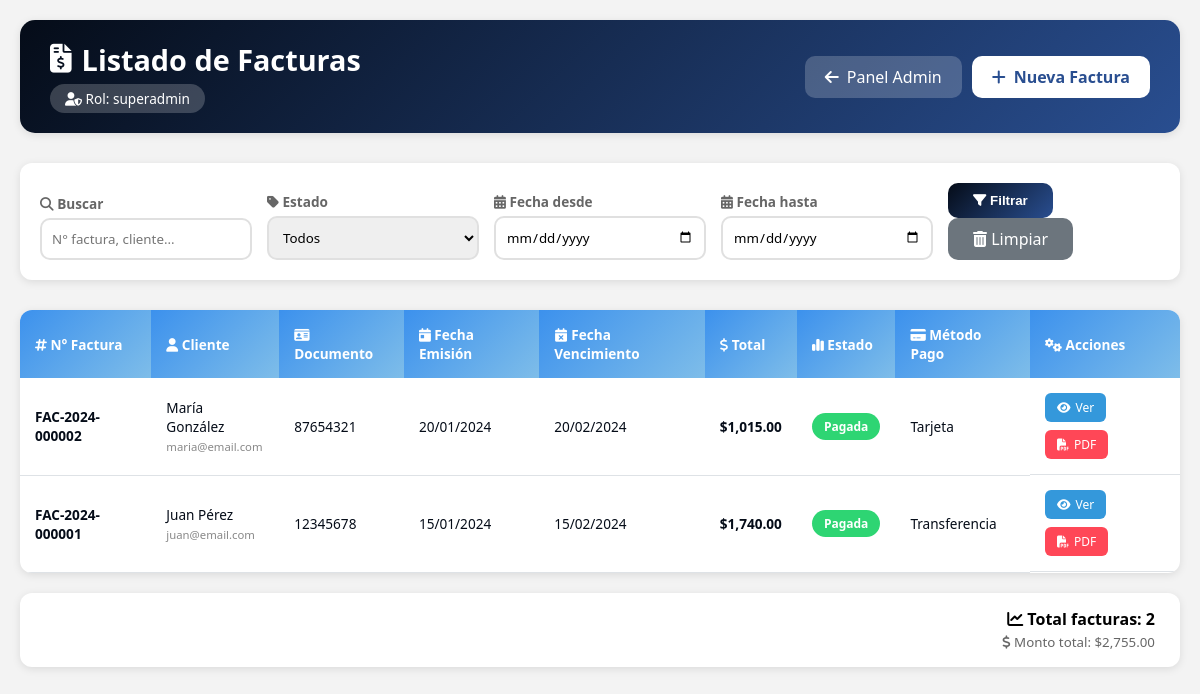
Page /facturacion/listar_facturas.php (signed in) on the earlier database version.
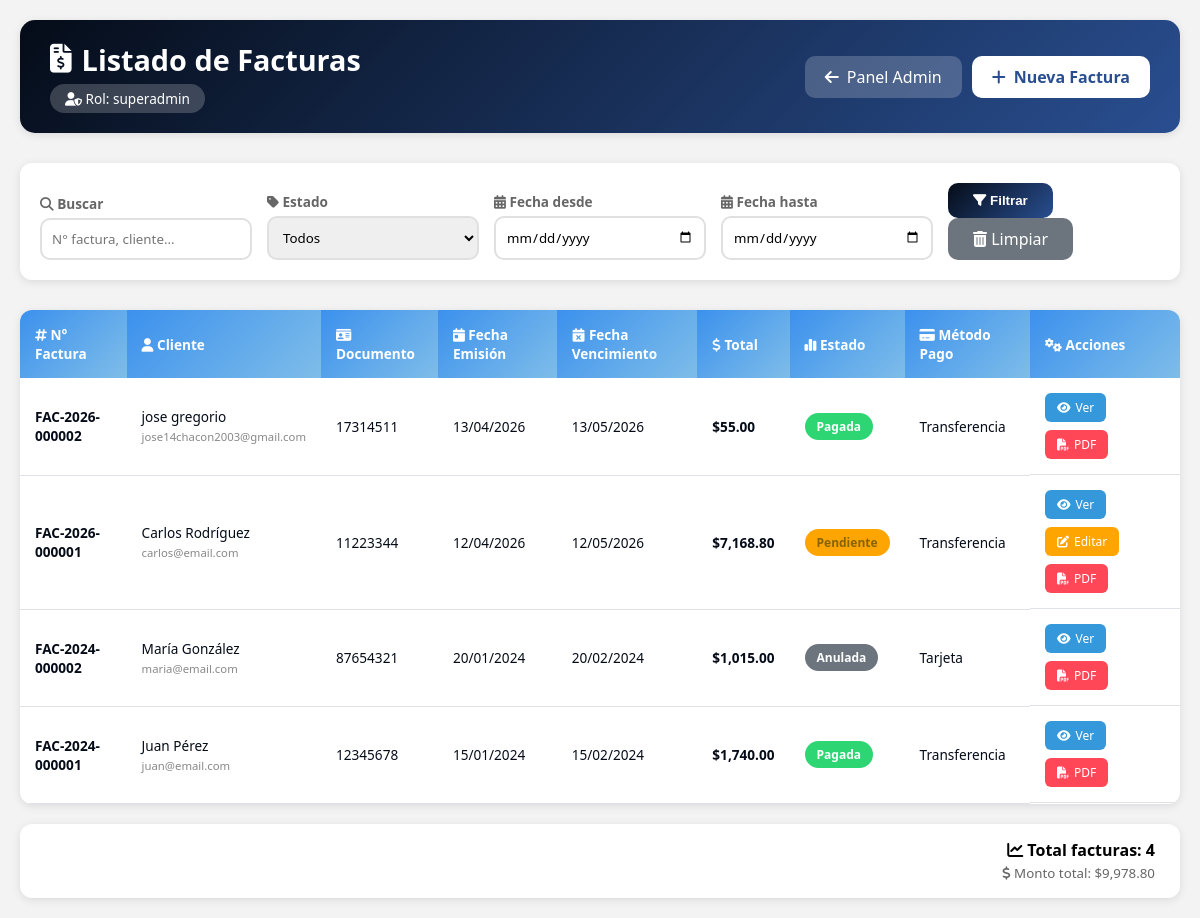
Same page on the later database version.
### tables this page shows
CREATE TABLE `facturas` (
  `id` int NOT NULL AUTO_INCREMENT,
  `numero_factura` varchar(50) NOT NULL,
  `cliente_id` int NOT NULL,
  `pedido_id` int DEFAULT NULL,
  `fecha_emision` date NOT NULL,
  `fecha_vencimiento` date NOT NULL,
  `subtotal` decimal(12,2) NOT NULL,
  `iva` decimal(12,2) NOT NULL DEFAULT '0.00',
  `total` decimal(12,2) NOT NULL,
  `metodo_pago` enum('efectivo','tarjeta','transferencia','cheque','paypal','débito') DEFAULT 'efectivo',
  `estado` enum('pendiente','pagada','anulada','vencida') DEFAULT 'pendiente',
  `usuario_id` int NOT NULL,
  `created_at` datetime DEFAULT CURRENT_TIMESTAMP,
  `updated_at` datetime DEFAULT CURRENT_TIMESTAMP ON UPDATE CURRENT_TIMESTAMP,
  PRIMARY KEY (`id`),
  UNIQUE KEY `numero_factura` (`numero_factura`),
  KEY `fk_facturas_cliente` (`cliente_id`),
  KEY `fk_facturas_usuario` (`usuario_id`),
  KEY `idx_facturas_pedido` (`pedido_id`),
  KEY `idx_facturas_pedido_fecha` (`pedido_id`,`fecha_emision`),
  CONSTRAINT `fk_facturas_cliente` FOREIGN KEY (`cliente_id`) REFERENCES `clientes` (`id`),
  CONSTRAINT `fk_facturas_pedido` FOREIGN KEY (`pedido_id`) REFERENCES `pedidos` (`id`) ON DELETE SET NULL,
  CONSTRAINT `fk_facturas_usuario` FOREIGN KEY (`usuario_id`) REFERENCES `users` (`id`)
);

CREATE TABLE `clientes` (
  `id` int NOT NULL AUTO_INCREMENT,
  `tipo_documento` enum('cedula','ruc','pasaporte','dni') DEFAULT 'cedula',
  `documento` varchar(20) NOT NULL,
  `nombre` varchar(100) NOT NULL,
  `email` varchar(100) NOT NULL,
  `telefono` varchar(20) DEFAULT NULL,
  `direccion` text,
  `ciudad` varchar(50) DEFAULT NULL,
  `estado` enum('activo','inactivo','moroso') DEFAULT 'activo',
  `fecha_registro` datetime DEFAULT CURRENT_TIMESTAMP,
  PRIMARY KEY (`id`),
  UNIQUE KEY `documento` (`documento`)
);

### facturacion/listar_facturas.php (the view, shortened to what this page needs)
<?php
$pdo = conectarDB();
$user_id = $_SESSION['user_id'] ?? 0;
$rol = '';
try {
    $query_admin = "SELECT rol FROM admin_users WHERE id = :user_id AND activo = 1";
    $stmt_admin = $pdo->prepare($query_admin);
    $stmt_admin->execute([':user_id' => $user_id]);
    $admin = $stmt_admin->fetch(PDO::FETCH_ASSOC);
    if ($admin) {
        $rol = $admin['rol'];
    }
} catch (PDOException $e) {
    error_log("Error al obtener rol: " . $e->getMessage());
}
    ?>
<!DOCTYPE html>
<html lang="es">
<head>
    <link rel="stylesheet" href="https://cdnjs.cloudflare.com/ajax/libs/font-awesome/6.4.0/css/all.min.css">
</head>
<body>
    <div class="container">
        <div class="header">
            <div>
                <h1><i class="fas fa-file-invoice-dollar"></i> Listado de Facturas</h1>
                <div class="user-role"><i class="fas fa-user-shield"></i> Rol: <?php echo htmlspecialchars($rol); ?></div>
            </div>
            <div style="display: flex; gap: 10px;">
                <a href="/proyecto/panel admin/panel_admin.php" class="btn-volver"><i class="fas fa-arrow-left"></i> Panel Admin</a>
                <?php if (in_array($rol, ['superadmin', 'admin', 'facturador'])): ?>
                    <a href="/proyecto/facturacion/nueva_factura.php" class="btn-nueva"><i class="fas fa-plus"></i> Nueva Factura</a>
                <?php endif; ?>
            </div>
        </div>
        <?php
        try {
            $search = isset($_GET['search']) ? trim($_GET['search']) : '';
            $fecha_desde = isset($_GET['fecha_desde']) ? $_GET['fecha_desde'] : '';
            $fecha_hasta = isset($_GET['fecha_hasta']) ? $_GET['fecha_hasta'] : '';
            $query = "SELECT
                        f.*,
                        c.nombre as cliente_nombre,
                        c.email as cliente_email,
                        c.documento as cliente_documento,
                        c.telefono as cliente_telefono
                      FROM facturas f
                      LEFT JOIN clientes c ON f.cliente_id = c.id
                      WHERE 1=1";
            $params = [];
            $query .= " ORDER BY f.id DESC";
            $stmt = $pdo->prepare($query);
            $stmt->execute($params);
            $facturas = $stmt->fetchAll(PDO::FETCH_ASSOC);
        } catch (PDOException $e) {
            $facturas = [];
            echo '<div class="alert alert-error" style="background: #f8d7da; color: #721c24; padding: 15px; border-radius: 10px; margin-bottom: 20px;">Error al cargar facturas: ' . htmlspecialchars($e->getMessage()) . '</div>';
        }
        function formatearFecha($fecha, $formato = 'd/m/Y') {
            try {
                $dateTime = new DateTime($fecha);
                return $dateTime->format($formato);
            } catch (Exception $e) {
                return 'Fecha inválida';
            }
        }
        $estados_factura = [
            'pendiente' => 'Pendiente',
            'pagada' => 'Pagada',
            'vencida' => 'Vencida',
            'anulada' => 'Anulada'
        ];
        $metodos_pago = [
            'efectivo' => 'Efectivo',
            'tarjeta_credito' => 'Tarjeta de Crédito',
            'tarjeta_debito' => 'Tarjeta de Débito',
            'transferencia' => 'Transferencia',
            'paypal' => 'PayPal',
            'mercadopago' => 'Mercado Pago'
        ];
        ?>
        <div class="filtros">
            <form method="GET" class="filtros-form">
                <div class="filtro-group">
                    <label><i class="fas fa-search"></i> Buscar</label>
                    <input type="text" name="search" placeholder="N° factura, cliente..." value="<?php echo htmlspecialchars($search ?? ''); ?>">
                </div>
                <div class="filtro-group">
                    <label><i class="fas fa-tag"></i> Estado</label>
                    <select name="estado">
                        <option value="">Todos</option>
                    </select>
                </div>
                <div class="filtro-group">
                    <label><i class="fas fa-calendar-alt"></i> Fecha desde</label>
                    <input type="date" name="fecha_desde" value="<?php echo htmlspecialchars($fecha_desde ?? ''); ?>">
                </div>
                <div class="filtro-group">
                    <label><i class="fas fa-calendar-alt"></i> Fecha hasta</label>
                    <input type="date" name="fecha_hasta" value="<?php echo htmlspecialchars($fecha_hasta ?? ''); ?>">
                </div>
                <div class="filtro-group">
                    <button type="submit" class="btn-filtrar"><i class="fas fa-filter"></i> Filtrar</button>
                    <a href="listar_facturas.php" class="btn-limpiar"><i class="fas fa-trash-alt"></i> Limpiar</a>
                </div>
            </form>
        </div>
        <div class="table-container">
            <table class="data-table">
                <thead>
                    <tr>
                        <th><i class="fas fa-hashtag"></i> N° Factura</th>
                        <th><i class="fas fa-user"></i> Cliente</th>
                        <th><i class="fas fa-id-card"></i> Documento</th>
                        <th><i class="fas fa-calendar-day"></i> Fecha Emisión</th>
                        <th><i class="fas fa-calendar-times"></i> Fecha Vencimiento</th>
                        <th><i class="fas fa-dollar-sign"></i> Total</th>
                        <th><i class="fas fa-chart-simple"></i> Estado</th>
                        <th><i class="fas fa-credit-card"></i> Método Pago</th>
                        <th width="150"><i class="fas fa-cogs"></i> Acciones</th>
                    </tr>
                </thead>
                <tbody>
                    <?php if (empty($facturas)): ?>
                        <tr>
                            <td colspan="9" class="empty-state">
                                <i class="fas fa-inbox"></i>
                                No se encontraron facturas
                            </td>
                        </tr>
                    <?php else: ?>
                        <?php foreach ($facturas as $factura): ?>
                            <tr>
                                <td>
                                    <strong><?php echo htmlspecialchars($factura['numero_factura']); ?></strong>
                                </td>
                                <td>
                                    <?php echo htmlspecialchars($factura['cliente_nombre'] ?? 'N/A'); ?>
                                    <br>
                                    <small style="color:#888;"><?php echo htmlspecialchars($factura['cliente_email'] ?? ''); ?></small>
                                </td>
                                <td><?php echo htmlspecialchars($factura['cliente_documento'] ?? 'N/A'); ?></td>
                                <td><?php echo formatearFecha($factura['fecha_emision'] ?? null); ?></td>
                                <td>
                                    <?php
                                    $fecha_vencimiento = $factura['fecha_vencimiento'] ?? null;
                                    echo formatearFecha($fecha_vencimiento);
                                    ?>
                                </td>
                                <td>
                                    <strong>$<?php echo number_format(floatval($factura['total'] ?? 0), 2); ?></strong>
                                </td>
                                <td>
                                    <?php
                                    $estado_actual = $factura['estado'] ?? 'pendiente';
                                    $badge_class = '';
                                    switch ($estado_actual) {
                                        case 'pendiente': $badge_class = 'badge-pendiente'; break;
                                        case 'pagada': $badge_class = 'badge-pagada'; break;
                                        case 'anulada': $badge_class = 'badge-anulada'; break;
                                    }
                                    ?>
                                    <span class="badge <?php echo $badge_class; ?>">
                                        <?php echo $estados_factura[$estado_actual] ?? ucfirst($estado_actual); ?>
                                    </span>
                                </td>
                                <td>
                                    <?php
                                    $metodo = $factura['metodo_pago'] ?? 'efectivo';
                                    echo $metodos_pago[$metodo] ?? ucfirst($metodo);
                                    ?>
                                </td>
                                <td class="acciones">
                                    <a href="ver_factura.php?id=<?php echo $factura['id']; ?>" class="btn-accion btn-ver"><i class="fas fa-eye"></i> Ver</a>
                                    <?php if (in_array($rol, ['superadmin', 'admin', 'facturador']) && ($factura['estado'] ?? '') !== 'pagada' && ($factura['estado'] ?? '') !== 'anulada'): ?>
                                        <a href="editar_factura.php?id=<?php echo $factura['id']; ?>" class="btn-accion btn-editar"><i class="fas fa-edit"></i> Editar</a>
                                    <?php endif; ?>
                                    <a href="generar_pdf.php?id=<?php echo $factura['id']; ?>" class="btn-accion btn-pdf" target="_blank"><i class="fas fa-file-pdf"></i> PDF</a>
                                </td>
                            </tr>
                        <?php endforeach; ?>
                    <?php endif; ?>
                </tbody>
            </table>
        </div>
        <?php if (!empty($facturas)): ?>
            <div class="resumen-card">
                <strong><i class="fas fa-chart-line"></i> Total facturas: <?php echo count($facturas); ?></strong>
                <br>
                <small><i class="fas fa-dollar-sign"></i> Monto total: $<?php
                    $total_general = array_sum(array_map(function($f) {
                        return floatval($f['total'] ?? 0);
                    }, $facturas));
                    echo number_format($total_general, 2);
                ?></small>
            </div>
        <?php endif; ?>
    </div>
</body>
</html>

### facturacion/listar_facturas.php (style rules this page uses)
:root { --primary-color: #050C18; --secondary-color: #294E90; --accent-color: #3C91ED; --light-color: #7EBDE9; --bg-color: #F3F3F3; --text-color: #050C18; --card-bg: #ffffff; --header-bg: linear-gradient(135deg, var(--primary-color), var(--secondary-color)); --success: #2ed573; --warning: #ffa502; --danger: #ff4757; --info: #3498db; }
* { margin: 0; padding: 0; box-sizing: border-box; }
body { font-family: 'Segoe UI', Tahoma, Geneva, Verdana, sans-serif; background: var(--bg-color); padding: 20px; }
.container { max-width: 1400px; margin: 0 auto; }
.header { background: var(--header-bg); color: white; padding: 20px 30px; border-radius: 15px; margin-bottom: 30px; display: flex; justify-content: space-between; align-items: center; flex-wrap: wrap; gap: 15px; box-shadow: 0 2px 8px rgba(0,0,0,0.1); }
.header h1 { font-size: 1.8rem; display: flex; align-items: center; gap: 10px; }
.header h1 i { font-size: 1.8rem; }
.user-role { background: rgba(255,255,255,0.2); padding: 5px 15px; border-radius: 20px; font-size: 0.85rem; margin-top: 5px; display: inline-block; }
.btn-nueva { background: white; color: var(--secondary-color); padding: 10px 20px; border-radius: 10px; text-decoration: none; font-weight: 600; transition: all 0.3s; display: inline-flex; align-items: center; gap: 8px; }
.btn-volver { background: rgba(255,255,255,0.2); color: white; padding: 10px 20px; border-radius: 10px; text-decoration: none; transition: all 0.3s; display: inline-flex; align-items: center; gap: 8px; }
.filtros { background: var(--card-bg); padding: 20px; border-radius: 12px; margin-bottom: 30px; box-shadow: 0 2px 8px rgba(0,0,0,0.1); }
.filtros-form { display: flex; flex-wrap: wrap; gap: 15px; align-items: flex-end; }
.filtro-group { flex: 1; min-width: 150px; }
.filtro-group label { display: block; margin-bottom: 5px; font-size: 0.85rem; color: #666; font-weight: 600; }
.filtro-group input, .filtro-group select { width: 100%; padding: 10px; border: 2px solid #e0e0e0; border-radius: 10px; transition: all 0.3s; font-family: inherit; }
.btn-filtrar { background: linear-gradient(135deg, var(--primary-color), var(--secondary-color)); color: white; padding: 10px 25px; border: none; border-radius: 10px; cursor: pointer; font-weight: 600; transition: all 0.3s; }
.btn-limpiar { background: #6c757d; color: white; padding: 10px 25px; border: none; border-radius: 10px; cursor: pointer; text-decoration: none; display: inline-block; transition: all 0.3s; }
.table-container { background: var(--card-bg); border-radius: 12px; overflow-x: auto; box-shadow: 0 2px 8px rgba(0,0,0,0.1); }
.data-table { width: 100%; border-collapse: collapse; min-width: 800px; }
.data-table th { padding: 15px; text-align: left; background: linear-gradient(135deg, var(--accent-color), var(--light-color)); color: white; font-weight: 600; font-size: 0.85rem; }
.data-table td { padding: 15px; border-bottom: 1px solid #dee2e6; color: var(--text-color); font-size: 0.85rem; }
.badge { display: inline-block; padding: 5px 12px; border-radius: 20px; font-size: 0.75rem; font-weight: 600; }
.badge-pendiente { background: var(--warning); color: #856404; }
.badge-pagada { background: var(--success); color: white; }
.badge-anulada { background: #6c757d; color: white; }
.acciones { display: flex; gap: 8px; flex-wrap: wrap; }
.btn-accion { padding: 6px 12px; border-radius: 6px; text-decoration: none; font-size: 0.75rem; transition: all 0.3s; display: inline-flex; align-items: center; gap: 5px; }
.btn-ver { background: var(--info); color: white; }
.btn-editar { background: var(--warning); color: white; }
.btn-pdf { background: var(--danger); color: white; }
.resumen-card { background: var(--card-bg); border-radius: 12px; padding: 15px 25px; margin-top: 20px; text-align: right; box-shadow: 0 2px 8px rgba(0,0,0,0.1); }
.resumen-card strong { font-size: 1rem; }
.resumen-card small { color: #666; }

Differences in the rows shown:
added facturas: numero_factura "FAC-2026-000002", cliente.nombre "jose gregorio", cliente.email "jose14chacon2003@gmail.com", cliente.documento "17314511", fecha_emision "13/04/2026", fecha_vencimiento "13/05/2026", total "55.00", estado "Pagada", metodo_pago "Transferencia"
added facturas: numero_factura "FAC-2026-000001", cliente.nombre "Carlos Rodríguez", cliente.email "carlos@email.com", cliente.documento "11223344", fecha_emision "12/04/2026", fecha_vencimiento "12/05/2026", total "7,168.80", estado "Pendiente", metodo_pago "Transferencia"
changed facturas "Tarjeta": estado "Pagada" → "Anulada"
Other differences:
count($facturas): "2" → "4"
$total_general: "2,755.00" → "9,978.80"
